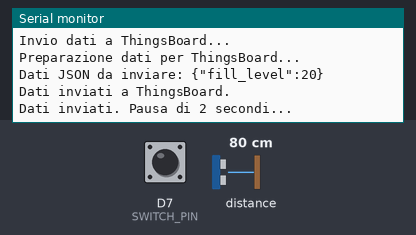
Bench run of a sketch on a simulated Arduino MKR. Parts: the last lines printed to the serial monitor. The test bench sets the inputs (shaded band); at power-on: D7 (SWITCH_PIN) HIGH, distance to the obstacle 80 cm. WiFi joins after 1.5 s; servers stay silent unless stated.

Above: at 2.7 s.
2.8 s: D7 (SWITCH_PIN) pulled LOW for 2.55 s
6.8 s: distance to the obstacle set to 2 cm
At 8.28 s:
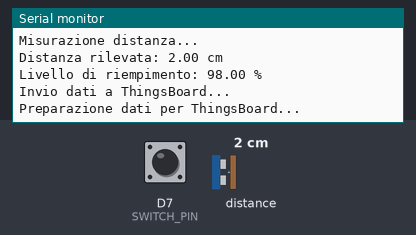
9.7 s: distance to the obstacle set to 4 cm
At 11.7 s:
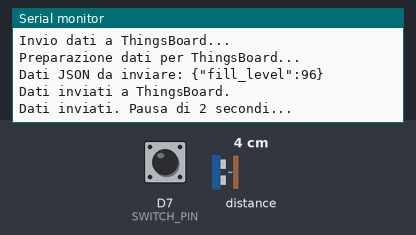
Timing chart, 0 to 13.2 s (numbered marks = the images above; inputs shaded):
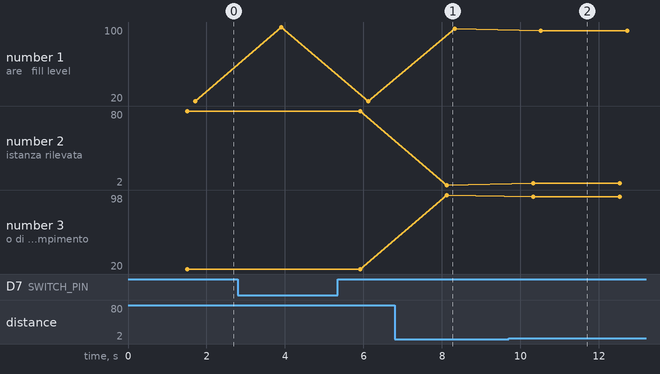

Measured:
- after the input at 6.8 s, the serial monitor: prints a new line after 1.3 s (image 1)
- after the input at 9.7 s, the serial monitor: prints a new line after 0.62 s (image 2)
- plotted number 1: 20 → 98 after the input at 6.8 s, 98 → 96 after the input at 9.7 s
- plotted number 2: 2 → 4 after the input at 9.7 s
- plotted number 3: 20 → 98 after the input at 6.8 s, 98 → 96 after the input at 9.7 s

The sketch:

SmartTank.ino
```cpp
#include <WiFi101.h>
#include <WiFiClient.h>
#include <ArduinoJson.h>
#include <Ultrasonic.h>

#define SWITCH_PIN 7
#define MAX_HEIGHT 100.0  // Altezza massima della cisterna in cm

Ultrasonic ultrasonic(0);

// Credenziali WiFi
const char* ssid = "iPhone di Sofia";
const char* password = "sofia0911"; //!rete d
// ThingsBoard endpoint
const char* thingsboardServer = "demo.thingsboard.io";
const char* thingsboardPath = "/api/v1/dcXp1yB6Z3H5z29FQlGj/telemetry";

WiFiClient client;

void setup() {
    Serial.begin(115200);
    Serial.println("Avvio del programma...");

    pinMode(SWITCH_PIN, INPUT_PULLUP);

    Serial.println("Verifica presenza shield WiFi...");
    if (WiFi.status() == WL_NO_SHIELD) {
        Serial.println("WiFi shield non presente! Controlla il modulo MKR1000.");
        while (true) {}  // Blocco il codice se non c'è lo shield
    }

    Serial.println("Connessione al WiFi...");
    WiFi.begin(ssid, password);
    int wifi_attempts = 0;
    while (WiFi.status() != WL_CONNECTED && wifi_attempts < 20) {
        delay(1000);
        Serial.print("Tentativo di connessione al WiFi... ");
        Serial.println(wifi_attempts + 1);
        wifi_attempts++;
    }

    if (WiFi.status() == WL_CONNECTED) {
        Serial.println("Connesso al WiFi!");
    } else {
        Serial.println("Connessione WiFi fallita.");
        while (true) {}  // Blocca il codice se non si connette
    }
}

void loop() {
    Serial.println("\n--- Nuovo ciclo loop() ---");

    int switchState = digitalRead(SWITCH_PIN);  // Leggi stato interruttore
    Serial.print("Stato interruttore: ");
    Serial.println(switchState);

    float fillPercentage = 0.0;

    if (switchState == 0) {  // Interruttore premuto → cisterna piena
        Serial.println("Cisterna piena al 100%");
        fillPercentage = 100.0;
    } else {  // Interruttore non premuto → calcolo livello
        Serial.println("Misurazione distanza...");
        float distance = ultrasonic.distanceRead();

        Serial.print("Distanza rilevata: ");
        Serial.print(distance);
        Serial.println(" cm");

        if (distance >= 500) {
            Serial.println("Sensore non funzionante, scartare dato.");
            return;
        } else {
            fillPercentage = (1 - (distance / MAX_HEIGHT)) * 100;
            fillPercentage = constrain(fillPercentage, 0, 100);
            Serial.print("Livello di riempimento: ");
            Serial.print(fillPercentage);
            Serial.println(" %");
        }
    }

    Serial.println("Invio dati a ThingsBoard...");
    sendTelemetry(fillPercentage);
    Serial.println("Dati inviati. Pausa di 2 secondi...");
    delay(2000);
}

void sendTelemetry(float fillLevel) {
    Serial.println("Preparazione dati per ThingsBoard...");

    if (WiFi.status() != WL_CONNECTED) {
        Serial.println("WiFi non connesso, impossibile inviare dati.");
        return;
    }

    if (!client.connect(thingsboardServer, 80)) {
        Serial.println("Connessione a ThingsBoard fallita.");
        return;
    }

    StaticJsonDocument<200> jsonDoc;
    jsonDoc["fill_level"] = fillLevel;

    String jsonData;
    serializeJson(jsonDoc, jsonData);

    Serial.print("Dati JSON da inviare: ");
    Serial.println(jsonData);

    String request = "POST " + String(thingsboardPath) + " HTTP/1.1\r\n";
    request += "Host: " + String(thingsboardServer) + "\r\n";
    request += "Content-Type: application/json\r\n";
    request += "Content-Length: " + String(jsonData.length()) + "\r\n\r\n";
    request += jsonData;

    client.print(request);
    Serial.println("Dati inviati a ThingsBoard.");

    client.stop();
}
```
